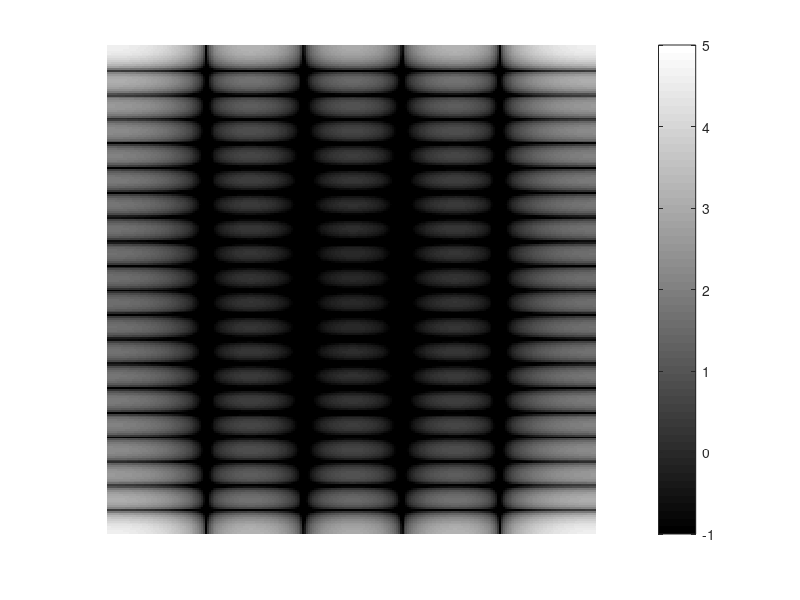

The MATLAB source for this figure:
f = zeros(30,30);
f(5:24,13:17) = 1;


F = fft2(f);
F2 = log(abs(F));
%imshow(F2,[-1 5],'InitialMagnification','fit');
%colormap(jet); colorbar

F = fft2(f,256,256);
imshow(log(abs(F)),[-1 5]); colormap(jet); colorbar